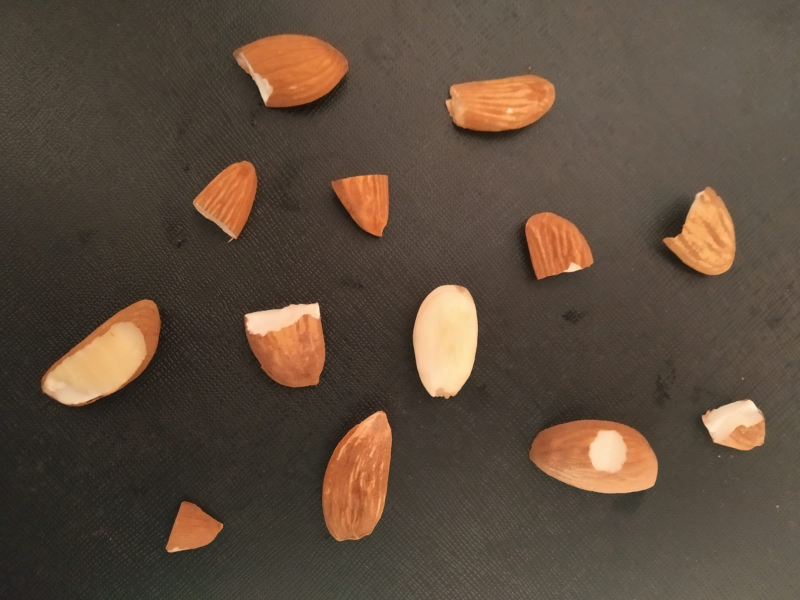
#> input picture 5.jpeg, 1600 x 1200 px (shown at 1/2 size)
$ python Almond_three_class_V5.py
#> lines starting #> are read from the running program, lines starting #| are printed output that depends on the picture; after the words box and inside, x2 and y2 are one past the last pixel; in counts of white or black regions, pixels touching at a corner belong together
# IMPORT LIBRARY
from __future__ import print_function
import cv2
import numpy as np
import imutils
import math

img = cv2.imread("5.jpeg")
#> img is the input picture: shape (1200, 1600, 3); mean B, G, R 60.5, 75.3, 92.2
# working well for image 5,7,8

down_height = 750
down_width = 1100
down_points = (down_width, down_height)
frame = cv2.resize(img, down_points, interpolation=cv2.INTER_LINEAR)

out_new = np.uint8(frame)
out_Gray = cv2.cvtColor(out_new, cv2.COLOR_BGR2GRAY)
ret, thresh_out = cv2.threshold(out_Gray, 127, 255, cv2.THRESH_BINARY_INV)
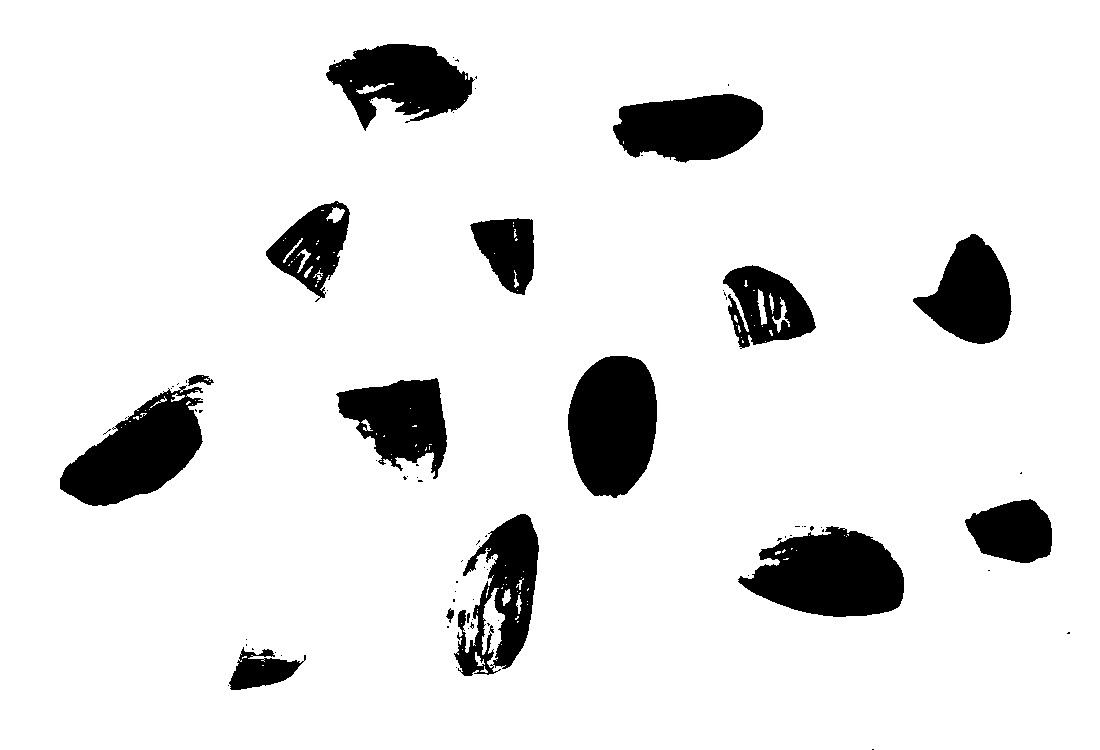
#> thresh_out: shape (750, 1100); 89.9% white; 80 black regions (64 under 20 px), largest, box (x1, y1, x2, y2) and area: (738, 526, 904, 617) 10365, (568, 356, 657, 498) 10059, (60, 385, 203, 506) 9501
kernel_ip = np.ones((2, 2), np.uint8)
eroded_ip = cv2.erode(thresh_out, kernel_ip, iterations=1)
#> eroded_ip: shape (750, 1100); 89.3% white; 45 black regions (29 under 20 px), largest, box (x1, y1, x2, y2) and area: (738, 526, 905, 618) 10782, (568, 356, 658, 499) 10295, (60, 375, 215, 507) 10236
dilated_ip = cv2.dilate(eroded_ip, kernel_ip, iterations=1)
#> dilated_ip: shape (750, 1100); 89.8% white; 60 black regions (46 under 20 px)
cnts = cv2.findContours(dilated_ip.copy(), cv2.RETR_EXTERNAL, cv2.CHAIN_APPROX_SIMPLE)
#> cnts = 1 contour; box (x1, y1, x2, y2) and area: (0, 0, 1100, 750) 823151
cnts = imutils.grab_contours(cnts)
#> cnts = [[[0, 0], [0, 749], [1099, 749], [1099, 0]]]

if len(cnts) == 0:
    flag_empty = 1
    flag_detected = 0
    cv2.imshow("output", frame)
    cv2.waitKey(30)

# converting  BGR to HSV Frame
Big_faulty = max(cnts, key=cv2.contourArea)
#> Big_faulty = [[0, 0], [0, 749], [1099, 749], [1099, 0]]
hsv = cv2.cvtColor(frame, cv2.COLOR_BGR2HSV)
#> hsv: shape (750, 1100, 3); mean H, S, V 15.9, 75.5, 92.1

count=[]
soakedcount = []
drycount = []
badcount = []
ldry=1
lsoaked=1
lbroken=1

# lIST TO STORE SIZE OF BOUNDING BOX (X,Y,W,H)
soked_bounding = []
broken_bounding = []
dry_bounding = []

# the range of dry almond
blu_lower = np.array([0, 120, 190], np.uint8)
blu_upper = np.array([255, 255, 255], np.uint8)

# the range of soaked almond
dry_lower = np.array([16, 0, 213], np.uint8)
dry_upper = np.array([255, 255, 255], np.uint8)

# finding the range of dry and soaked in the image
red = cv2.inRange(hsv, blu_lower, blu_upper)
#> red: shape (750, 1100); 7.5% white; 85 white regions (69 under 20 px), largest, box (x1, y1, x2, y2) and area: (615, 95, 763, 162) 7558, (746, 528, 904, 615) 7521, (457, 514, 539, 676) 7266
dry = cv2.inRange(hsv, dry_lower, dry_upper)
#> dry: shape (750, 1100); 1.9% white; 47 white regions (41 under 20 px), largest, box (x1, y1, x2, y2) and area: (583, 363, 656, 492) 7269, (67, 411, 194, 503) 6086, (975, 501, 1041, 540) 1000, (815, 544, 849, 586) 913, (433, 381, 439, 395) 55, (698, 136, 704, 141) 21

kernal = np.ones((3, 3), "uint8")

# dilation of the image ( to remove noise) create mask for red color
red = cv2.dilate(red, kernal, iterations=1)
#> red: shape (750, 1100); 8.5% white; 33 white regions (17 under 20 px)
res = cv2.bitwise_and(frame, frame, mask=red)

contours, hierarchy = cv2.findContours(red, cv2.RETR_TREE, cv2.CHAIN_APPROX_SIMPLE)
#> contours = 72 contours, 49 with area under 20; largest, box (x1, y1, x2, y2) and area: (745, 527, 905, 616) 10220, (445, 513, 540, 677) 9242, (614, 94, 764, 163) 7884, (330, 43, 475, 124) 7690, (60, 375, 214, 495) 7372

# dilation of the image ( to remove noise) create mask for dry almond
dry = cv2.dilate(dry, kernal, iterations=1)
#> dry: shape (750, 1100); 2.2% white; 21 white regions (12 under 20 px)
dry1 = cv2.bitwise_and(frame, frame, mask=dry)
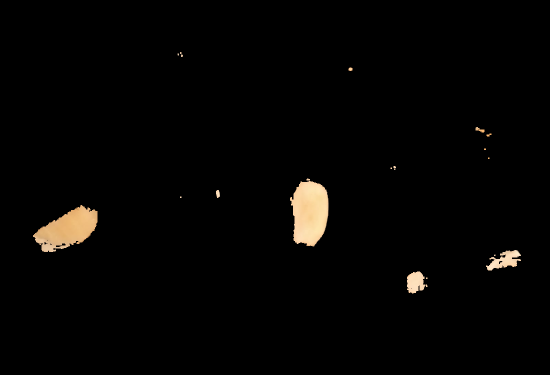
#> dry1: shape (750, 1100, 3) (shown at 1/2 size); mean B, G, R 3.3, 4.4, 5.2

contours1, hierarchy = cv2.findContours(dry, cv2.RETR_TREE, cv2.CHAIN_APPROX_SIMPLE)
#> contours1 = 29 contours, 17 with area under 20; largest, box (x1, y1, x2, y2) and area: (580, 362, 657, 493) 7630, (66, 410, 195, 504) 6787, (972, 500, 1042, 541) 1366, (814, 543, 850, 587) 1132, (432, 380, 440, 396) 81

for contour in contours1:
    c = cv2.contourArea(contour)
    if c >= 3500:
        x, y, w, h = cv2.boundingRect(contour)
        soked_bounding.append([x, y, w, h])
#> this loop made 29 passes
#> (c, x, y, w, h) on passes 8, 17: (6787, 66, 410, 129, 94), (7630.5, 580, 362, 77, 131)
#> after the loop, soked_bounding = [[66, 410, 129, 94], [580, 362, 77, 131]]
        # print('socked_lenght:',len(soked_bounding))
for contour in contours:
    c = cv2.contourArea(contour)
    if c >= 6500:
        x, y, w, h = cv2.boundingRect(contour)
        dry_bounding.append([x, y, w, h])
        # print('dry_lenght:', len(dry_bounding))
    elif 500 <= c <= 6500:  # broken class
        x, y, w, h = cv2.boundingRect(contour)
        broken_bounding.append([x, y, w, h])
#> this loop made 72 passes
#> (c, x, y, w, h) on passes 2, 9, 12, 14, 16, 44, 46, 51: (2072, 229, 643, 78, 47), (10220.5, 745, 527, 160, 89), (2010.5, 810, 538, 51, 53), (1458.5, 993, 524, 60, 39), (9241.5, 445, 513, 95, 164), (4823.5, 352, 392, 95, 87), (7372, 60, 375, 154, 120), (817, 161, 408, 31, 52)
#> after the loop, broken_bounding = [[229, 643, 78, 47], [810, 538, 51, 53], [993, 524, 60, 39], [352, 392, 95, 87], [161, 408, 31, 52], [723, 265, 93, 83], [913, 234, 99, 110], [469, 218, 66, 77], [266, 201, 86, 96]]; dry_bounding = [[745, 527, 160, 89], [445, 513, 95, 164], [60, 375, 154, 120], [614, 94, 150, 69], [330, 43, 145, 81]]
        # print('broken_lenght:', len(broken_bounding))
print("broken value", broken_bounding)
#| broken value [[229, 643, 78, 47], [810, 538, 51, 53], [993, 524, 60, 39], [352, 392, 95, 87], [161, 408, 31, 52], [723, 265, 93, 83], [913, 234, 99, 110], [469, 218, 66, 77], [266, 201, 86, 96]]
print("dry value", dry_bounding)
#| dry value [[745, 527, 160, 89], [445, 513, 95, 164], [60, 375, 154, 120], [614, 94, 150, 69], [330, 43, 145, 81]]
print("soaked value", soked_bounding)
#| soaked value [[66, 410, 129, 94], [580, 362, 77, 131]]

"""
image 1: soaked-broken differance: 30,50,50,50
        dry-broken: 80,100,100,100

image 5: soaked-broken diff:70,110,70,70
        dry-broken:50,30,110,30
"""
# REMOVE DUPLICATE ( HERE WE MAKE BROKEN AS SUPER CLASS AND REMOVE INSIDE BOX OR NEAR ONE )
for soaked in soked_bounding:
    for broken in broken_bounding:
        broken_x, broken_y = (broken[0] + (broken[0] + broken[2])) // 2, (broken[1] + (broken[1] + broken[3])) // 2
        soaked_x, soaked_y = (soaked[0] + (soaked[0] + soaked[2])) // 2, (soaked[1] + (soaked[1] + soaked[3])) // 2
        dist = math.sqrt((math.pow((broken_x - soaked_x), 2) + math.pow((broken_y - soaked_y), 2)))
        print("soaked to broken", dist)
        if dist <= 52:
            if soaked in soked_bounding:
                soked_bounding.remove(soaked)
        else:
            pass
#> this loop made 1 pass
#> (printed output is left out)
#> after the loop, soked_bounding = [[580, 362, 77, 131]]

for dry in dry_bounding:
    for broken in broken_bounding:
        broken_x, broken_y = (broken[0] + (broken[0] + broken[2])) // 2, (broken[1] + (broken[1] + broken[3])) // 2
        dry_x, dry_y = (dry[0] + (dry[0] + dry[2])) // 2, (dry[1] + (dry[1] + dry[3])) // 2
        dist = math.sqrt((math.pow((broken_x - dry_x), 2) + math.pow((broken_y - dry_y), 2)))
        print("dry to broken", dist)
        if dist <= 60:
            dry_bounding.remove(dry)

        else:
            pass
#> this loop made 3 passes
#> (printed output is left out)
#> after the loop, dry_bounding = [[445, 513, 95, 164], [614, 94, 150, 69], [330, 43, 145, 81]]

# CREATE BOUNDING BOX
for soked in soked_bounding:
    cv2.rectangle(frame, (soked[0], soked[1]), (soked[0] + soked[2], soked[1] + soked[3]), (255, 0, 0), 2)
    cv2.putText(frame, "soaked", (soked[0] - 5, soked[1] - 5), cv2.FONT_HERSHEY_SIMPLEX, 1, (255, 0, 0), 2)
#> this loop made 1 pass
#> frame: shape (750, 1100, 3); mean B, G, R 60.9, 75, 91.8
print('final soaked:',len((soked_bounding)))
#| final soaked: 1

for broken in broken_bounding:
    cv2.rectangle(frame, (broken[0], broken[1]), (broken[0] + broken[2], broken[1] + broken[3]), (0, 0, 255), 2)
    cv2.putText(frame, "defected", (broken[0] - 5, broken[1] - 5), cv2.FONT_HERSHEY_SIMPLEX, 1, (0, 0, 255), 2)
#> this loop made 9 passes
#> frame: shape (750, 1100, 3); mean B, G, R 59.5, 73.2, 94.9
print('final defected:',len((broken_bounding)))
#| final defected: 9

for dry in dry_bounding:
    cv2.rectangle(frame, (dry[0], dry[1]), (dry[0] + dry[2], dry[1] + dry[3]), (0, 255, 0), 2)
    cv2.putText(frame, "dry", (dry[0] - 5, dry[1] - 5), cv2.FONT_HERSHEY_SIMPLEX, 1, (0, 255, 0), 2)
#> this loop made 3 passes
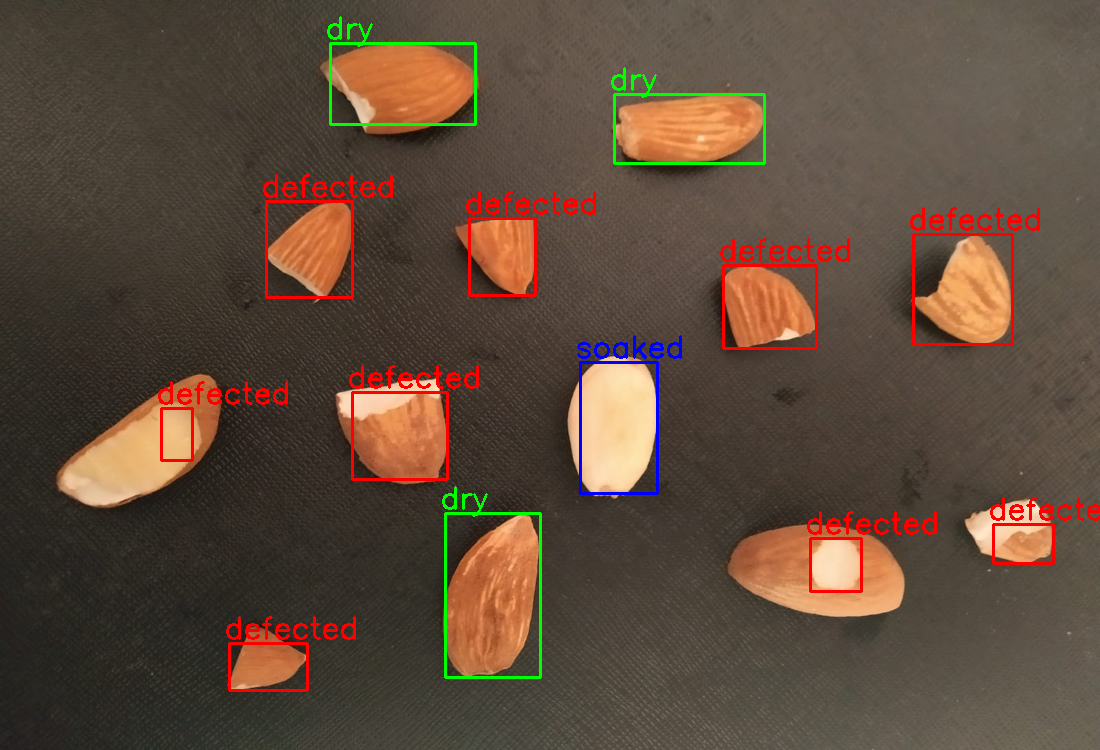
#> frame: shape (750, 1100, 3); mean B, G, R 59.2, 74.4, 94.3
print('final dry:',len((dry_bounding)))
#| final dry: 3


total_count= len((soked_bounding))+len((broken_bounding))+len((dry_bounding))
#> total_count = 13
print( "Total Almond={} , Soaked Almond={}, Dry Almond={},Broken Almond={}".format(total_count,len((soked_bounding)),len((dry_bounding)),len((broken_bounding))))
#| Total Almond=13 , Soaked Almond=1, Dry Almond=3,Broken Almond=9

Dsoaked= len((soked_bounding))/total_count
#> Dsoaked = 0.0769
persoaked=Dsoaked *100
#> persoaked = 7.69
format_persoaked = '{:.2f}'.format(persoaked)
#> format_persoaked = '7.69'
print(format_persoaked)
#| 7.69
cv2.putText(frame,  "Soaked Almond ={} %".format(format_persoaked), (20,25), cv2.FONT_HERSHEY_SIMPLEX, 1, (255,255,255), 2)


Ddry= len((dry_bounding))/total_count
#> Ddry = 0.231
perdry=Ddry *100
#> perdry = 23.08
format_perdry = '{:.2f}'.format(perdry)
#> format_perdry = '23.08'
print(format_perdry)
#| 23.08
cv2.putText(frame,  "Dry Almond ={} %".format(format_perdry), (20,55), cv2.FONT_HERSHEY_SIMPLEX, 1, (255,255,255), 2)

Dbad= len((broken_bounding))/total_count
#> Dbad = 0.692
perbad=Dbad *100
#> perbad = 69.23
format_perbad = '{:.2f}'.format(perbad)
#> format_perbad = '69.23'
print(format_perbad)
#| 69.23
cv2.putText(frame,  "defected Almond ={} %".format(format_perbad), (20,85), cv2.FONT_HERSHEY_SIMPLEX, 1, (255,255,255), 2)
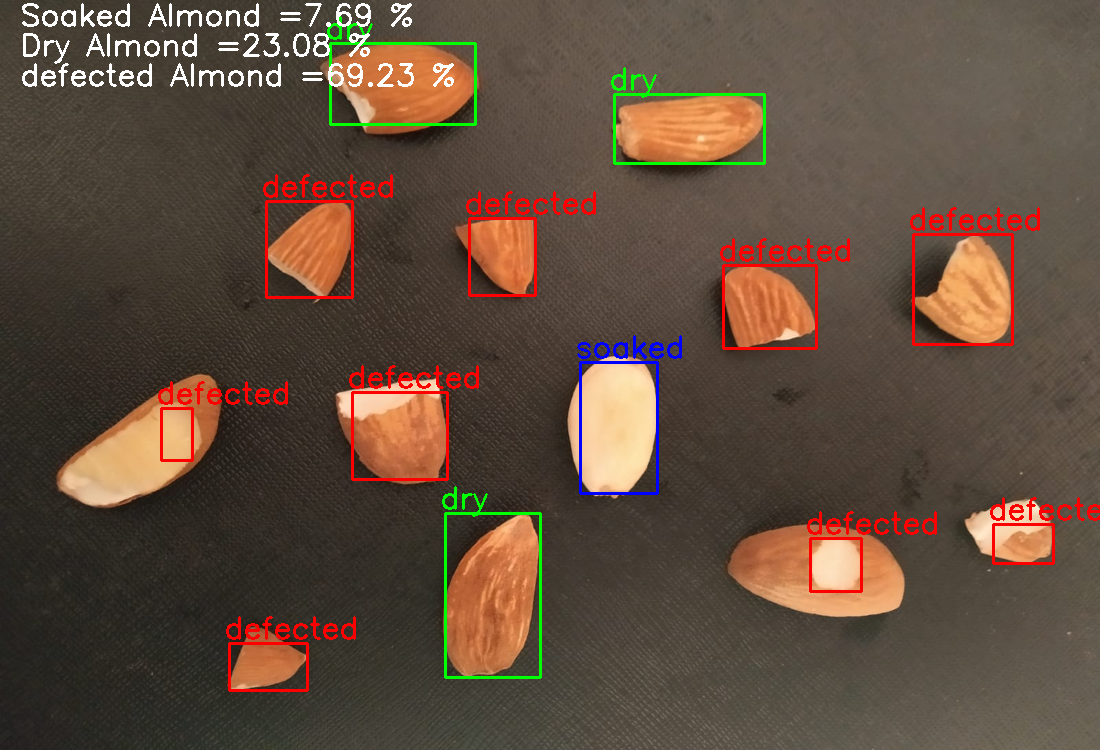
#> frame: shape (750, 1100, 3); mean B, G, R 61.1, 76.1, 95.9


cv2.imshow("output", frame)
cv2.waitKey(0)

$ run again, with 4.jpeg copied over 5.jpeg
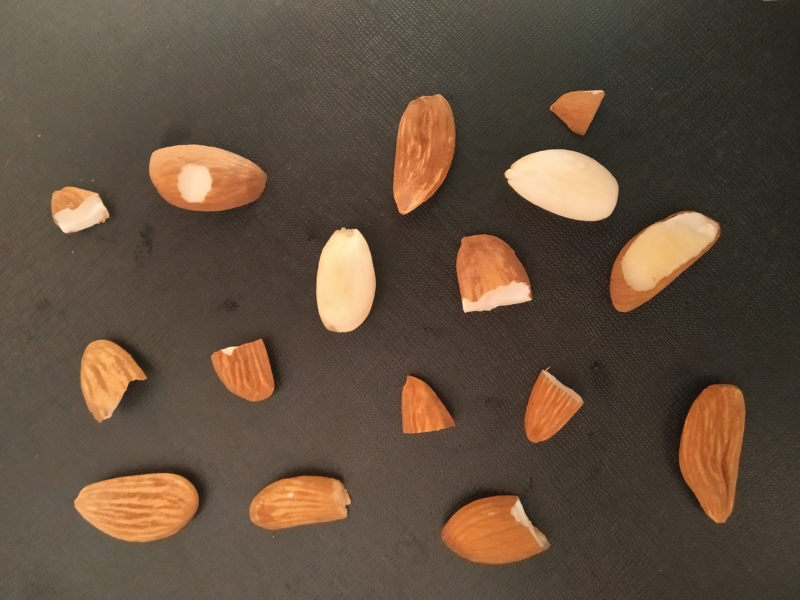
#> input picture 4.jpeg, 1600 x 1200 px (shown at 1/2 size)
#> img is the input picture: shape (1200, 1600, 3); mean B, G, R 61.5, 78.1, 96.6
#> `ret, thresh_out = cv2.threshold(out_Gray, 127, 255, cv2.THRESH_BINARY_..`:
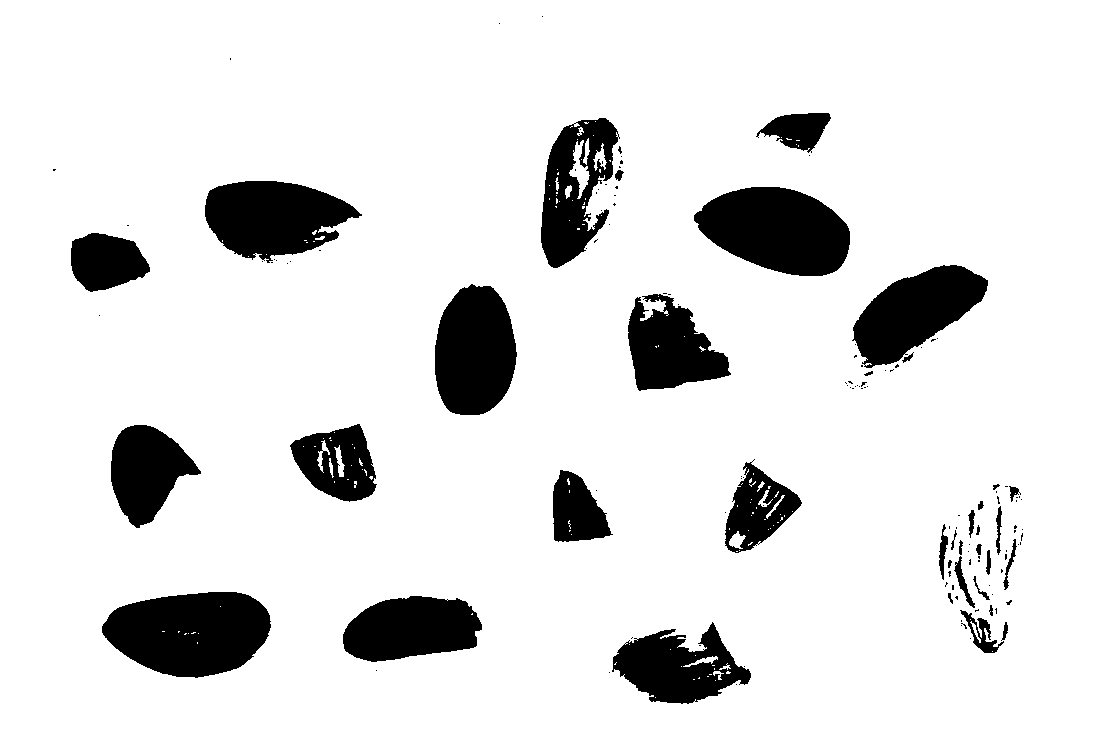
#> thresh_out: shape (750, 1100); 88.3% white; 141 black regions (104 under 20 px), largest, box (x1, y1, x2, y2) and area: (102, 592, 271, 678) 10966, (694, 187, 850, 276) 10078, (205, 181, 362, 263) 8636
#> eroded_ip: shape (750, 1100); 87.6% white; 90 black regions (45 under 20 px), largest, box (x1, y1, x2, y2) and area: (102, 592, 272, 679) 11247, (694, 187, 851, 277) 10325, (205, 181, 363, 264) 8988
#> dilated_ip: shape (750, 1100); 88.3% white; 114 black regions (80 under 20 px)
#> `cnts = cv2.findContours(dilated_ip.copy(), cv2.RETR_EXTERNAL, cv2.CHAI..`: cnts = 1 contour; box (x1, y1, x2, y2) and area: (0, 0, 1100, 750) 823151
#> `cnts = imutils.grab_contours(cnts)`: cnts = [[[0, 0], [0, 749], [1099, 749], [1099, 0]]]
#> Big_faulty = [[0, 0], [0, 749], [1099, 749], [1099, 0]]
#> hsv: shape (750, 1100, 3); mean H, S, V 16, 80.1, 96.5
#> contours = 86 contours, 47 with area under 20; largest, box (x1, y1, x2, y2) and area: (101, 591, 272, 678) 11026, (204, 181, 360, 259) 8603, (540, 118, 624, 268) 8342, (343, 595, 482, 662) 6972, (612, 625, 745, 704) 6704
#> contours1 = 45 contours, 29 with area under 20; largest, box (x1, y1, x2, y2) and area: (694, 186, 849, 262) 7692, (434, 286, 511, 407) 6912, (856, 266, 983, 359) 6346, (79, 250, 142, 292) 1080, (256, 209, 290, 248) 859
#> the loop `for contour in contours1:` made 45 passes
#> (c, x, y, w, h) on passes 16, 20, 37: (6911.5, 434, 286, 77, 121), (6345.5, 856, 266, 127, 93), (7692.5, 694, 186, 155, 76)
#> after the loop `for contour in contours1:`: soked_bounding = [[434, 286, 77, 121], [856, 266, 127, 93], [694, 186, 155, 76]]
#> the loop `for contour in contours:` made 86 passes
#> (c, x, y, w, h) on passes 2, 15, 17, 28, 41, 42, 44, 45: (6703.5, 612, 625, 133, 79), (6972, 343, 595, 139, 67), (11026, 101, 591, 171, 87), (2827, 938, 507, 60, 146), (3114.5, 552, 470, 60, 72), (4078.5, 724, 463, 77, 90), (5649.5, 110, 424, 91, 103), (4587.5, 290, 423, 87, 79)
#> after the loop `for contour in contours:`: broken_bounding = [[938, 507, 60, 146], [552, 470, 60, 72], [724, 463, 77, 90], [110, 424, 91, 103], [290, 423, 87, 79], [627, 294, 102, 85], [846, 277, 141, 101], [70, 233, 56, 37], [246, 205, 46, 48], [756, 113, 74, 40]]; dry_bounding = [[612, 625, 133, 79], [343, 595, 139, 67], [101, 591, 171, 87], [204, 181, 156, 78], [540, 118, 84, 150]]
#| broken value [[938, 507, 60, 146], [552, 470, 60, 72], [724, 463, 77, 90], [110, 424, 91, 103], [290, 423, 87, 79], [627, 294, 102, 85], [846, 277, 141, 101], [70, 233, 56, 37], [246, 205, 46, 48], [756, 113, 74, 40]]
#| dry value [[612, 625, 133, 79], [343, 595, 139, 67], [101, 591, 171, 87], [204, 181, 156, 78], [540, 118, 84, 150]]
#| soaked value [[434, 286, 77, 121], [856, 266, 127, 93], [694, 186, 155, 76]]
#> the loop `for soaked in soked_bounding:` made 2 passes
#> (printed output is left out)
#> after the loop `for soaked in soked_bounding:`: soked_bounding = [[434, 286, 77, 121], [694, 186, 155, 76]]
#> the loop `for dry in dry_bounding:` made 4 passes
#> (printed output is left out)
#> after the loop `for dry in dry_bounding:`: dry_bounding = [[612, 625, 133, 79], [343, 595, 139, 67], [101, 591, 171, 87], [540, 118, 84, 150]]
#> the loop `for soked in soked_bounding:` made 2 passes
#| final soaked: 2
#> the loop `for broken in broken_bounding:` made 10 passes
#| final defected: 10
#> the loop `for dry in dry_bounding:` made 4 passes
#| final dry: 4
#> total_count = 16
#| Total Almond=16 , Soaked Almond=2, Dry Almond=4,Broken Almond=10
#> Dsoaked = 0.125
#> persoaked = 12.5
#> format_persoaked = '12.50'
#| 12.50
#> Ddry = 0.25
#> perdry = 25
#> format_perdry = '25.00'
#| 25.00
#> Dbad = 0.625
#> perbad = 62.5
#> format_perbad = '62.50'
#| 62.50
#> `cv2.putText(frame,  "defected Almond ={} %".format(format_perbad), (20..`:
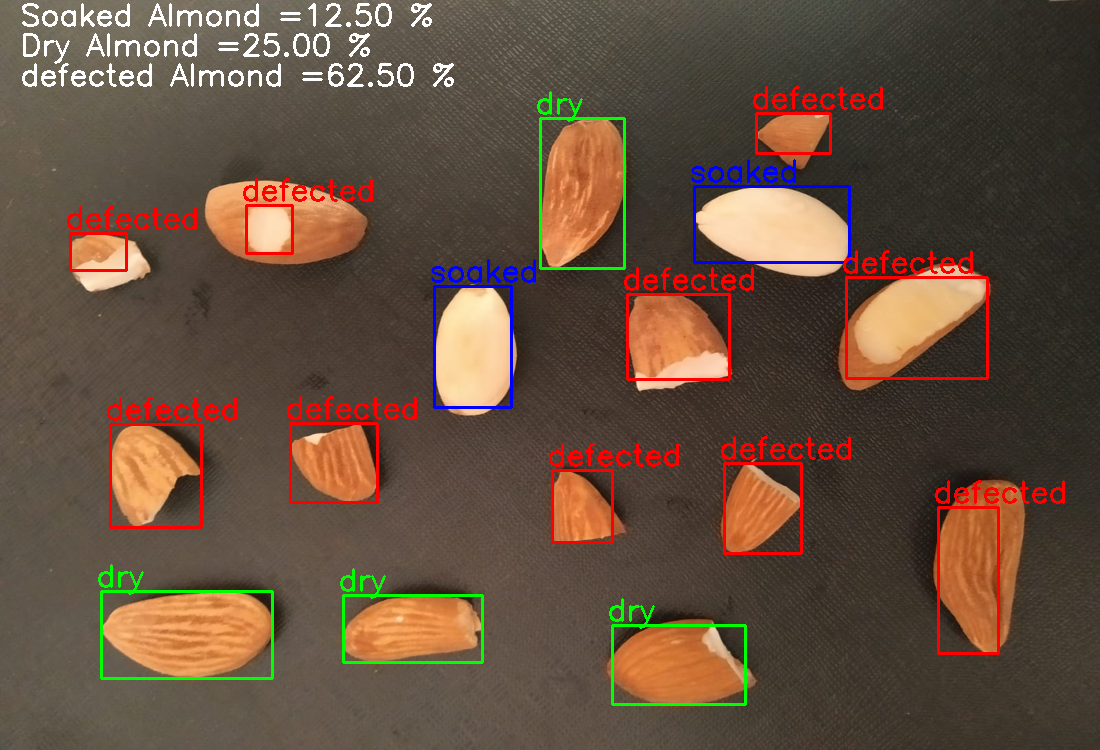
#> frame: shape (750, 1100, 3); mean B, G, R 62.2, 78.8, 100.5
